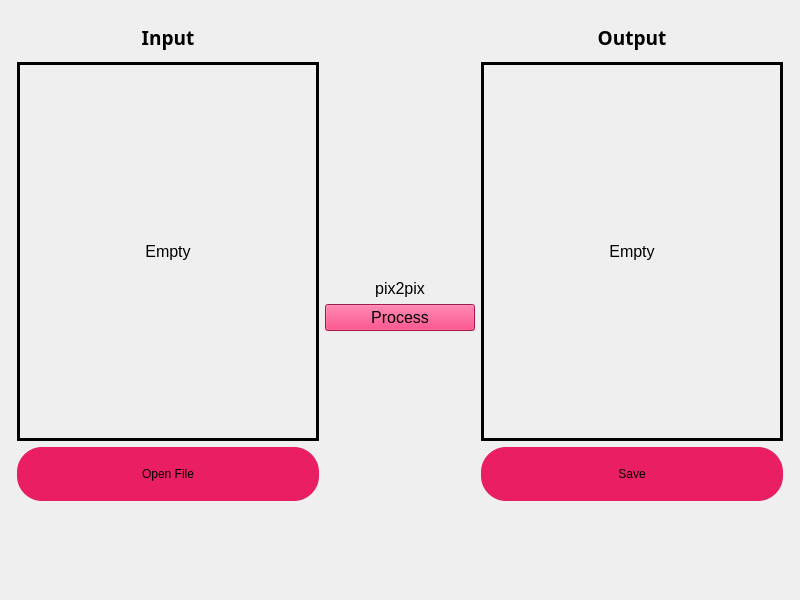
<?xml version="1.0" encoding="UTF-8"?>
<ui version="4.0">
 <class>MainWindow</class>
 <widget class="QMainWindow" name="MainWindow">
  <property name="geometry">
   <rect>
    <x>0</x>
    <y>0</y>
    <width>800</width>
    <height>600</height>
   </rect>
  </property>
  <property name="windowTitle">
   <string>pix2pix</string>
  </property>
  <widget class="QWidget" name="centralwidget">
   <layout class="QGridLayout" name="gridLayout_4">
    <item row="0" column="0">
     <layout class="QGridLayout" name="gridLayout" columnstretch="2,1,2" columnminimumwidth="2,1,2">
      <property name="leftMargin">
       <number>8</number>
      </property>
      <property name="topMargin">
       <number>9</number>
      </property>
      <property name="rightMargin">
       <number>8</number>
      </property>
      <item row="0" column="1">
       <layout class="QVBoxLayout" name="verticalLayout">
        <item>
         <spacer name="verticalSpacer_2">
          <property name="orientation">
           <enum>Qt::Vertical</enum>
          </property>
          <property name="sizeHint" stdset="0">
           <size>
            <width>20</width>
            <height>40</height>
           </size>
          </property>
         </spacer>
        </item>
        <item>
         <widget class="QLabel" name="label_3">
          <property name="font">
           <font>
            <pointsize>12</pointsize>
           </font>
          </property>
          <property name="text">
           <string>pix2pix</string>
          </property>
          <property name="alignment">
           <set>Qt::AlignCenter</set>
          </property>
         </widget>
        </item>
        <item>
         <widget class="QPushButton" name="process_btn">
          <property name="font">
           <font>
            <pointsize>12</pointsize>
           </font>
          </property>
          <property name="styleSheet">
           <string notr="true">background: #E91E63;</string>
          </property>
          <property name="text">
           <string>Process</string>
          </property>
         </widget>
        </item>
        <item>
         <spacer name="verticalSpacer">
          <property name="orientation">
           <enum>Qt::Vertical</enum>
          </property>
          <property name="sizeHint" stdset="0">
           <size>
            <width>20</width>
            <height>40</height>
           </size>
          </property>
         </spacer>
        </item>
       </layout>
      </item>
      <item row="0" column="0">
       <layout class="QGridLayout" name="gridLayout_2" rowstretch="1,10,1">
        <property name="bottomMargin">
         <number>90</number>
        </property>
        <item row="0" column="0">
         <widget class="QLabel" name="label">
          <property name="font">
           <font>
            <family>Rockwell</family>
            <pointsize>14</pointsize>
            <bold>true</bold>
           </font>
          </property>
          <property name="text">
           <string>Input</string>
          </property>
          <property name="alignment">
           <set>Qt::AlignCenter</set>
          </property>
         </widget>
        </item>
        <item row="1" column="0">
         <widget class="QLabel" name="input_label">
          <property name="font">
           <font>
            <pointsize>12</pointsize>
           </font>
          </property>
          <property name="styleSheet">
           <string notr="true">border-style: solid;
border-color: rgb(0, 0, 0);
border-width: 3px;</string>
          </property>
          <property name="text">
           <string>Empty</string>
          </property>
          <property name="alignment">
           <set>Qt::AlignCenter</set>
          </property>
         </widget>
        </item>
        <item row="2" column="0">
         <widget class="QPushButton" name="openfile_btn">
          <property name="styleSheet">
           <string notr="true">border-radius: 25px;
background: #E91E63;
padding: 20px;
</string>
          </property>
          <property name="text">
           <string>Open File</string>
          </property>
         </widget>
        </item>
       </layout>
      </item>
      <item row="0" column="2">
       <layout class="QGridLayout" name="gridLayout_3" rowstretch="1,10,1" rowminimumheight="0,0,0">
        <property name="bottomMargin">
         <number>90</number>
        </property>
        <item row="0" column="0">
         <widget class="QLabel" name="label_2">
          <property name="font">
           <font>
            <family>Rockwell</family>
            <pointsize>14</pointsize>
            <bold>true</bold>
           </font>
          </property>
          <property name="text">
           <string>Output</string>
          </property>
          <property name="alignment">
           <set>Qt::AlignCenter</set>
          </property>
         </widget>
        </item>
        <item row="1" column="0">
         <widget class="QLabel" name="output_label">
          <property name="font">
           <font>
            <pointsize>12</pointsize>
           </font>
          </property>
          <property name="styleSheet">
           <string notr="true">border-style: solid;
border-color: rgb(0, 0, 0);
border-width: 3px;</string>
          </property>
          <property name="text">
           <string>Empty</string>
          </property>
          <property name="alignment">
           <set>Qt::AlignCenter</set>
          </property>
         </widget>
        </item>
        <item row="2" column="0">
         <widget class="QPushButton" name="save_btn">
          <property name="styleSheet">
           <string notr="true">border-radius: 25px;
background: #E91E63;
padding: 20px;
</string>
          </property>
          <property name="text">
           <string>Save</string>
          </property>
         </widget>
        </item>
       </layout>
      </item>
     </layout>
    </item>
   </layout>
  </widget>
 </widget>
 <resources/>
 <connections/>
</ui>
